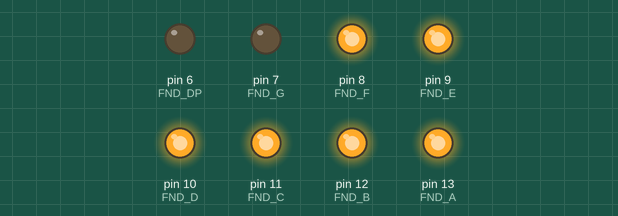
A sketch run on a simulated Arduino Uno, built with avr-gcc and run on an emulated ATmega328P. On the bench: output pins drawn as LEDs (lit = HIGH).

Above: at 0.5 s.
At 3.5 s:
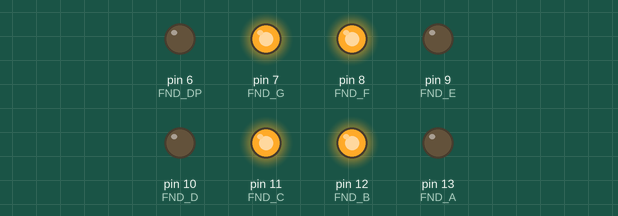
At 4.5 s:
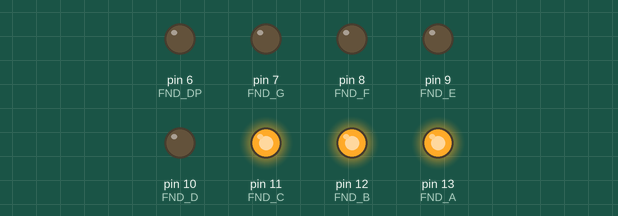
At 9.5 s:
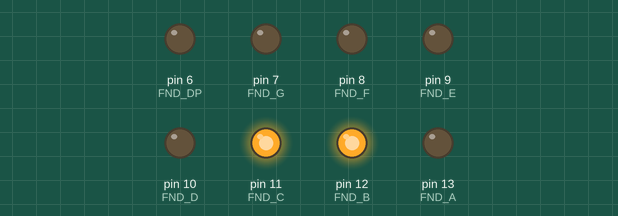
Timing chart, 0 to 12.7 s (numbered marks = the images above):
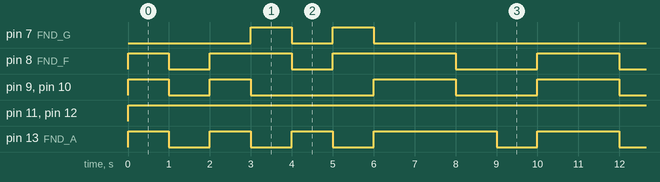

Measured:
- by itself, pin 7 (FND_G): repeats every 11.0 s: LOW 1.0 s, HIGH 1.0 s, LOW 8.0 s, HIGH 1.0 s
- by itself, pin 8 (FND_F): repeats every 11.0 s: LOW 1.0 s, HIGH 2.0 s, LOW 1.0 s, HIGH 3.0 s, LOW 2.0 s, HIGH 2.0 s
- by itself, pin 9 (FND_E), pin 10 (FND_D): repeats every 11.0 s: LOW 1.0 s, HIGH 1.0 s, LOW 3.0 s, HIGH 2.0 s, LOW 2.0 s, HIGH 2.0 s
- by itself, pin 11 (FND_C), pin 12 (FND_B): LOW → HIGH at 0.00 s
- by itself, pin 13 (FND_A): repeats every 11.0 s: 2 × (LOW 1.0 s, HIGH 1.0 s), LOW 1.0 s, HIGH 3.0 s, LOW 1.0 s, HIGH 2.0 s

The sketch:

FND_PhoneNumber.ino
```cpp
int FND_A = 13;
int FND_B = 12;
int FND_C = 11;
int FND_D = 10;
int FND_E = 9;
int FND_F = 8;
int FND_G = 7;
int FND_DP = 6;

int digits[11][8] = {
  {1,1,1,1,1,1,0,0}, //0
  {0,1,1,0,0,0,0,0}, //1
  {1,1,1,1,1,1,0,0}, //0
  {0,1,1,0,0,1,1,0}, //4
  {1,1,1,0,0,0,0,0}, //7
  {0,1,1,0,0,1,1,0}, //4
  {1,1,1,1,1,1,0,0}, //0
  {1,1,1,1,1,1,0,0}, //0
  {1,1,1,0,0,0,0,0}, //7
  {0,1,1,0,0,0,0,0}, //1
  {1,1,1,1,1,1,0,0} //0
};

int pins[] = {13,12,11,10,9,8,7,6};

void setup() {
  Serial.begin(9600);
  pinMode(FND_A, OUTPUT);
  pinMode(FND_B, OUTPUT);
  pinMode(FND_C, OUTPUT);
  pinMode(FND_D, OUTPUT);
  pinMode(FND_E, OUTPUT);
  pinMode(FND_F, OUTPUT);
  pinMode(FND_G, OUTPUT);
  pinMode(FND_DP, OUTPUT);
}

void loop() {
  for(int i=0; i<11 ; i++){
    for(int j=0; j<8 ; j++){
      digitalWrite(pins[j],digits[i][j]);
    }
    delay(1000);
  }
}
```
